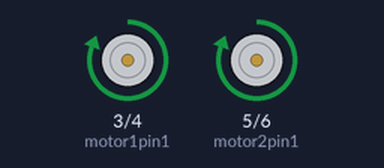
The sketch below on a simulated Arduino Uno, built with avr-gcc and run on an emulated ATmega328P. Shown: motor-driver pin pairs drawn as motors (green arrow = first pin HIGH = forward, orange = second pin HIGH = backward, longer = more drive).

Above: at 1.0 s.
At 3.0 s:
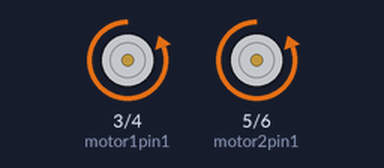
At 5.0 s:
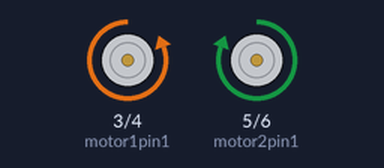
At 7.0 s:
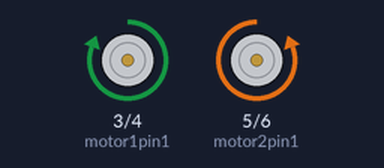
Timing chart, 0 to 10.4 s (numbered marks = the images above):
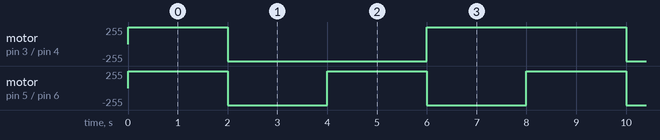

Measured:
- by itself, motor on pin 3 (motor1pin1) / pin 4 (motor1pin2): repeats every 8.0 s: backward 255/255 4.0 s, forward 255/255 4.0 s
- by itself, motor on pin 5 (motor2pin1) / pin 6 (motor2pin2): alternates forward 255/255 for 2.0 s and backward 255/255 for 2.0 s

The sketch:

motor_01.ino
```cpp
int motor1pin1 = 3;
int motor1pin2 = 4;
int motor2pin1 = 5;
int motor2pin2 = 6;

void setup() {
  // put your setup code here, to run once:
  pinMode(motor1pin1, OUTPUT);
  pinMode(motor1pin2, OUTPUT);
  pinMode(motor2pin1, OUTPUT);
  pinMode(motor2pin2, OUTPUT);
}

void loop() {
  //Maju
  digitalWrite(motor1pin1, HIGH);
  digitalWrite(motor1pin2, LOW);
  digitalWrite(motor2pin1, HIGH);
  digitalWrite(motor2pin2, LOW);
  delay(2000);
  //Mundur
  digitalWrite(motor1pin1, LOW);
  digitalWrite(motor1pin2, HIGH);
  digitalWrite(motor2pin1, LOW);
  digitalWrite(motor2pin2, HIGH);
 delay(2000);
  //Kiri
  digitalWrite(motor1pin1, LOW);
  digitalWrite(motor1pin2, HIGH);
  digitalWrite(motor2pin1, HIGH);
  digitalWrite(motor2pin2, LOW);
 delay(2000);
  //Kanan
  digitalWrite(motor1pin1, HIGH);
  digitalWrite(motor1pin2, LOW);
  digitalWrite(motor2pin1, LOW);
  digitalWrite(motor2pin2, HIGH);
   delay(2000);
}
```
